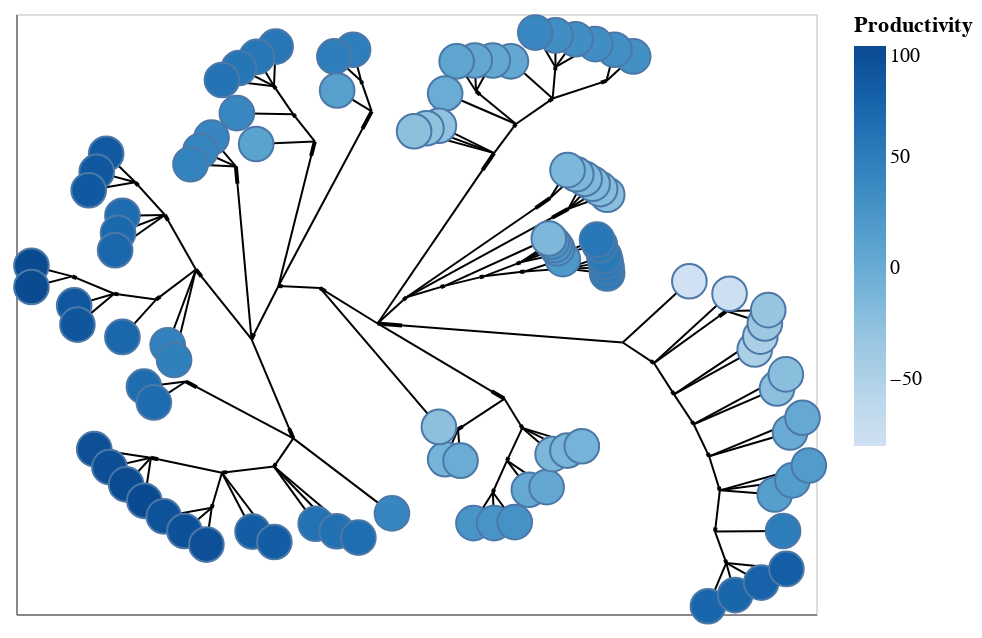

Notebook source saved alongside this figure:
### Code cell
# Draw the graph using Altair, coloring by productivity
nxa.draw_networkx(robottree, pos=pos, node_color='Productivity',node_tooltip=['label:N','Productivity:Q'])

# we can see (for example 3, at least) that there is some "locality" to productive and unproductive robots

### Figure 1 — Vega-Lite specification as saved in the notebook (floating-point values rounded to 4 significant figures; data arrays with more than 128 entries replaced by an {"elided": "..."} marker saying what was removed)
{"config": {"view": {"continuousWidth": 400, "continuousHeight": 300}}, "layer": [{"data": {"name": "data-e9c4d0b43f7e979a07152747dea107a4"}, "mark": {"type": "line", "color": "black", "opacity": 1, "strokeWidth": 1}, "encoding": {"detail": {"type": "quantitative", "field": "edge"}, "x": {"type": "quantitative", "axis": {"grid": false, "labels": false, "ticks": false, "title": ""}, "field": "x"}, "y": {"type": "quantitative", "axis": {"grid": false, "labels": false, "ticks": false, "title": ""}, "field": "y"}}}, {"data": {"name": "data-0de5f83b1d9762e1ff6d1cd3c72cba70"}, "mark": {"type": "line", "color": "black", "opacity": 1, "strokeWidth": 2}, "encoding": {"detail": {"type": "quantitative", "field": "edge"}, "x": {"type": "quantitative", "axis": {"grid": false, "labels": false, "ticks": false}, "field": "x"}, "y": {"type": "quantitative", "axis": {"grid": false, "labels": false, "ticks": false}, "field": "y"}}}, {"data": {"name": "data-e68aec956d6729f3c6dcc1a83c280876"}, "mark": {"type": "point", "opacity": 1, "size": 300, "strokeWidth": 1.0}, "encoding": {"fill": {"type": "quantitative", "field": "Productivity"}, "tooltip": [{"type": "nominal", "field": "label"}, {"type": "quantitative", "field": "Productivity"}], "x": {"type": "quantitative", "axis": {"grid": false, "labels": false, "ticks": false}, "field": "x"}, "y": {"type": "quantitative", "axis": {"grid": false, "labels": false, "ticks": false}, "field": "y"}}}], "$schema": "https://vega.github.io/schema/vega-lite/v4.8.1.json", "datasets": {"data-e9c4d0b43f7e979a07152747dea107a4": {"elided": "300 records"}, "data-0de5f83b1d9762e1ff6d1cd3c72cba70": {"elided": "300 records"}, "data-e68aec956d6729f3c6dcc1a83c280876": {"elided": "151 records"}}}
